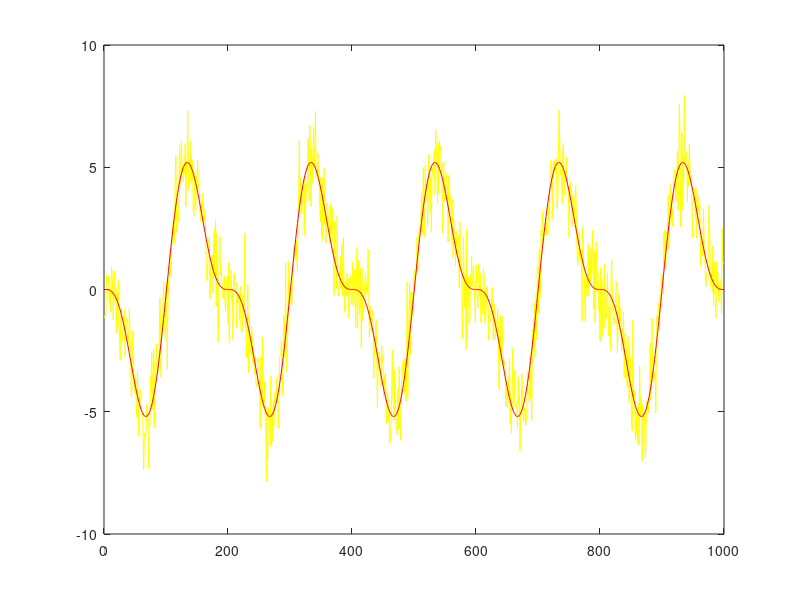

Reproduce this figure in MATLAB. (Note: this script raises an error after producing the figure.)
clear all
clc
t=linspace(-5,5,1000);
s = 2*sin(2*pi*t)+4*sin(pi*t);
T = 2*pi/pi*100;
n = randn(1,length(t));
a = linspace(0,30,31);
a_len = length(a);
a_t = zeros(1,a_len);
weight = zeros(1,a_len);
x = zeros(1000,a_len);
corr_sx = zeros(a_len,1);
xcorr_x = zeros(2*1000-1,a_len);
for i = 1:length(a)
    x(:,i) = s + a(i)*n ;    
    corr_sx(i) = corr(s',x(:,i));
    if a(i)==1
        figure(1)
        plot(x(:,i),'y');
        hold on;
        plot(s,'r');
        hold on;
        figure(2)
        xcorr_x(:,i) = xcorr(x(:,i),s,'biased')';
        [pks,locs]=findpeaks(xcorr_x(:,i));
        lo_cs = find(pks>0.1);
        locs = locs(lo_cs);
        T_c = mean(diff(locs));
        plot( xcorr_x(:,i));
    end
end
    figure(3)
    plot(0:30,corr_sx,'o');
disp('Original period?');disp(T);
disp('Period tested by correlation?');disp(T_c);
